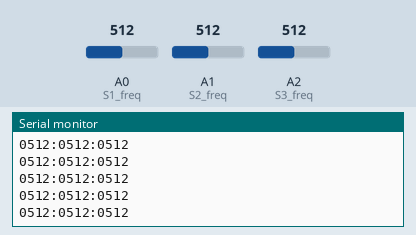
This sketch was run on a simulated Arduino Uno, built with avr-gcc and run on an emulated ATmega328P. Parts: the last lines printed to the serial monitor. The test bench sets the inputs (shaded band); at power-on: A0 (S1_freq) = 512, A1 (S2_freq) = 512, A2 (S3_freq) = 512.

Above: at 1.2 s.
1.3 s: A0 (S1_freq) set to 716
At 2.2 s:
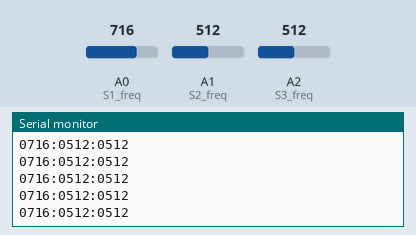
4.3 s: A1 (S2_freq) set to 716
At 4.9 s:
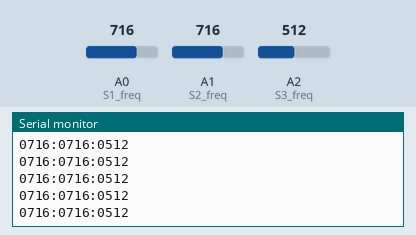
5.8 s: A2 (S3_freq) set to 716
At 6.3 s:
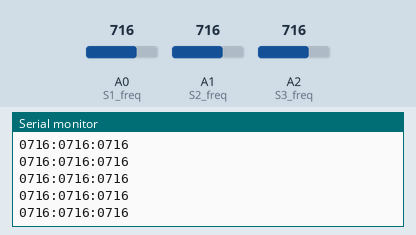
7.3 s: A0 (S1_freq) set to 900
At 8.3 s:
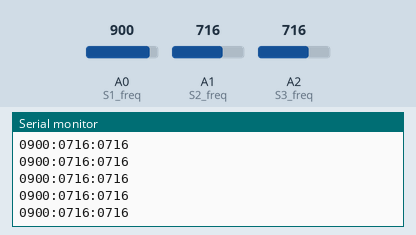
8.8 s: A1 (S2_freq) set to 900
At 9.8 s:
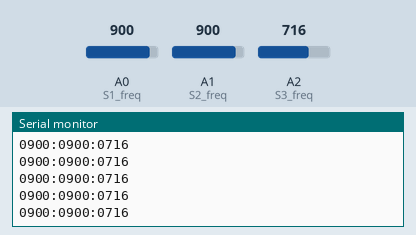
11.8 s: A2 (S3_freq) set to 900
At 12.3 s:
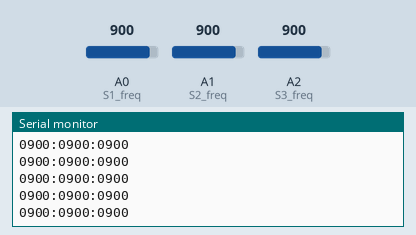
Timing chart, 0 to 14.3 s (numbered marks = the images above; inputs shaded):
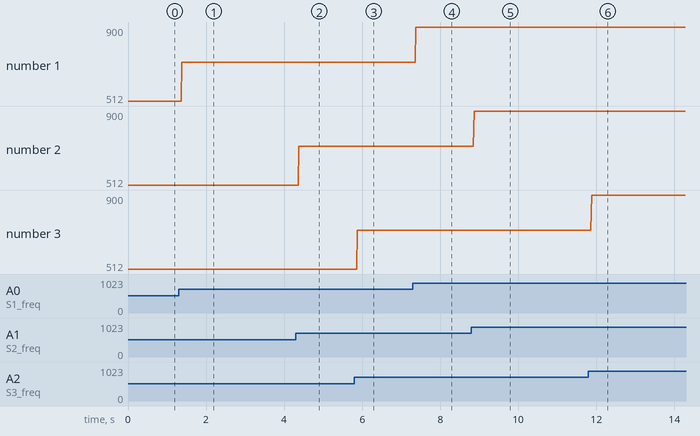

Measured:
- after the input at 1.3 s, the serial monitor: prints a new line after 0.08 s (image 1)
- after the input at 4.3 s, the serial monitor: prints a new line after 0.08 s (image 2)
- after the input at 5.8 s, the serial monitor: prints a new line after 0.07 s (image 3)
- after the input at 7.3 s, the serial monitor: prints a new line after 0.07 s (image 4)
- after the input at 8.8 s, the serial monitor: prints a new line after 0.07 s (image 5)
- after the input at 11.8 s, the serial monitor: prints a new line after 0.08 s (image 6)
- plotted number 1: 512 → 716 after the input at 1.3 s, 716 → 900 after the input at 7.3 s

The sketch:

Einklang.ino
```cpp
// (licence header left out)
const int S1_freq = A0; // Pin für Slider
const int S2_freq = A1;
const int S3_freq = A2;

volatile int S1 = 0;
volatile int S2 = 0;
volatile int S3 = 0;


void setup() {
  Serial.begin(9600);  // Serielle Schnittstelle initialisieren

}

void loop() {
  S1 = analogRead(S1_freq);
  S2 = analogRead(S2_freq);
  S3 = analogRead(S3_freq);
  char buf[16];
  sprintf(buf, "%04u:%04u:%04u", S1, S2, S3);
  Serial.println(buf);

}
```
